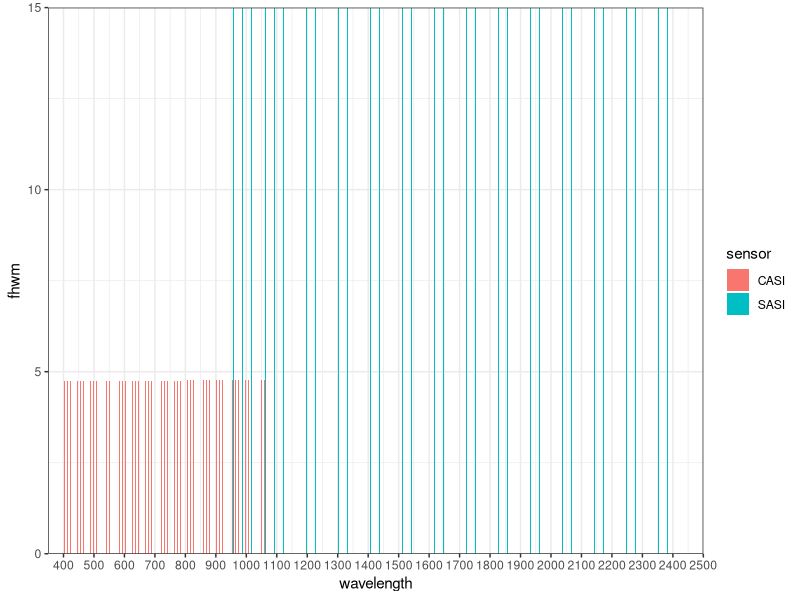

This figure's R source:
## CASI specifications -----

band_names_casi <- c(1:144)

wavelengths_casi <- c(
  379.799988,  384.549988,  389.299988,  394.049988,  398.799988,  403.549988,
  408.299988,  413.049988,  417.799988,  422.559998,  427.309998,  432.059998,
  436.809998,  441.559998,  446.309998,  451.059998,  455.809998,  460.559998,
  465.309998,  470.059998,  474.809998,  479.559998,  484.309998,  489.059998,
  493.809998,  498.559998,  503.309998,  508.059998,  512.809998,  517.559998,
  522.309998,  527.059998,  531.809998,  536.559998,  541.309998,  546.059998,
  550.809998,  555.559998,  560.309998,  565.059998,  569.809998,  574.559998,
  579.309998,  584.059998,  588.809998,  593.559998,  598.309998,  603.059998,
  607.809998,  612.570007,  617.320007,  622.070007,  626.820007,  631.570007,
  636.320007,  641.070007,  645.820007,  650.570007,  655.320007,  660.070007,
  664.830017,  669.580017,  674.330017,  679.080017,  683.830017,  688.580017,
  693.340027,  698.090027,  702.840027,  707.590027,  712.340027,  717.090027,
  721.849976,  726.599976,  731.349976,  736.099976,  740.859985,  745.609985,
  750.359985,  755.109985,  759.869995,  764.619995,  769.380005,  774.130005,
  778.880005,  783.640015,  788.390015,  793.140015,  797.900024,  802.650024,
  807.409973,  812.159973,  816.909973,  821.669983,  826.419983,  831.179993,
  835.929993,  840.690002,  845.440002,  850.200012,  854.960022,  859.710022,
  864.469971,  869.219971,  873.979980,  878.729980,  883.489990,  888.250000,
  893.010010,  897.760010,  902.520020,  907.280029,  912.030029,  916.789978,
  921.549988,  926.309998,  931.070007,  935.830017,  940.580017,  945.340027,
  950.099976,  954.859985,  959.619995,  964.380005,  969.140015,  973.900024,
  978.659973,  983.419983,  988.179993,  992.940002,  997.700012, 1002.460022,
  1007.219971, 1011.979980, 1016.750000, 1021.510010, 1026.270020, 1031.030029,
  1035.800049, 1040.560059, 1045.319946, 1050.079956, 1054.849976, 1059.609985
)
  
fwhm_casi <- c(
  4.750000, 4.750000, 4.750000, 4.750000, 4.750000, 4.750000, 4.750000,
  4.750000, 4.750000, 4.750000, 4.750000, 4.750000, 4.750000, 4.750000,
  4.750000, 4.750000, 4.750000, 4.750000, 4.750000, 4.750000, 4.750000,
  4.750000, 4.750000, 4.750000, 4.750000, 4.750000, 4.750000, 4.750000,
  4.750000, 4.750000, 4.750000, 4.750000, 4.750000, 4.750000, 4.750000,
  4.750000, 4.750000, 4.750000, 4.750000, 4.750000, 4.750000, 4.750000,
  4.750000, 4.750000, 4.750000, 4.750000, 4.750000, 4.750000, 4.750000,
  4.750000, 4.750000, 4.750000, 4.750000, 4.750000, 4.750000, 4.750000,
  4.750000, 4.750000, 4.750000, 4.750000, 4.750000, 4.750000, 4.750000,
  4.750000, 4.750000, 4.750000, 4.750000, 4.750000, 4.750000, 4.750000,
  4.750000, 4.750000, 4.750000, 4.750000, 4.750000, 4.750000, 4.750000,
  4.750000, 4.750000, 4.750000, 4.750000, 4.750000, 4.750000, 4.750000,
  4.750000, 4.750000, 4.750000, 4.750000, 4.750000, 4.750000, 4.760000,
  4.750000, 4.760000, 4.750000, 4.760000, 4.760000, 4.760000, 4.760000,
  4.760000, 4.760000, 4.760000, 4.760000, 4.760000, 4.760000, 4.760000,
  4.760000, 4.760000, 4.760000, 4.760000, 4.760000, 4.760000, 4.760000,
  4.760000, 4.760000, 4.760000, 4.760000, 4.760000, 4.760000, 4.760000,
  4.760000, 4.760000, 4.760000, 4.760000, 4.760000, 4.760000, 4.760000,
  4.760000, 4.760000, 4.760000, 4.760000, 4.760000, 4.760000, 4.760000,
  4.760000, 4.760000, 4.760000, 4.760000, 4.760000, 4.760000, 4.760000,
  4.760000, 4.760000, 4.760000, 4.760000
)

sensor_casi <- rep("CASI", 144)

## SASI bands -----

band_names_sasi <- c(1:100)


wavelengths_sasi <- c(
  957.500000,  972.500000,  987.500000, 1002.500000, 1017.500000, 1032.500000,
  1047.500000, 1062.500000, 1077.500000, 1092.500000, 1107.500000, 1122.500000,
  1137.500000, 1152.500000, 1167.500000, 1182.500000, 1197.500000, 1212.500000,
  1227.500000, 1242.500000, 1257.500000, 1272.500000, 1287.500000, 1302.500000,
  1317.500000, 1332.500000, 1347.500000, 1362.500000, 1377.500000, 1392.500000,
  1407.500000, 1422.500000, 1437.500000, 1452.500000, 1467.500000, 1482.500000,
  1497.500000, 1512.500000, 1527.500000, 1542.500000, 1557.500000, 1572.500000,
  1587.500000, 1602.500000, 1617.500000, 1632.500000, 1647.500000, 1662.500000,
  1677.500000, 1692.500000, 1707.500000, 1722.500000, 1737.500000, 1752.500000,
  1767.500000, 1782.500000, 1797.500000, 1812.500000, 1827.500000, 1842.500000,
  1857.500000, 1872.500000, 1887.500000, 1902.500000, 1917.500000, 1932.500000,
  1947.500000, 1962.500000, 1977.500000, 1992.500000, 2007.500000, 2022.500000,
  2037.500000, 2052.500000, 2067.500000, 2082.500000, 2097.500000, 2112.500000,
  2127.500000, 2142.500000, 2157.500000, 2172.500000, 2187.500000, 2202.500000,
  2217.500000, 2232.500000, 2247.500000, 2262.500000, 2277.500000, 2292.500000,
  2307.500000, 2322.500000, 2337.500000, 2352.500000, 2367.500000, 2382.500000,
  2397.500000, 2412.500000, 2427.500000, 2442.500000
)

fwhm_sasi <- c(
  15.000000, 15.000000, 15.000000, 15.000000, 15.000000, 15.000000, 15.000000,
  15.000000, 15.000000, 15.000000, 15.000000, 15.000000, 15.000000, 15.000000,
  15.000000, 15.000000, 15.000000, 15.000000, 15.000000, 15.000000, 15.000000,
  15.000000, 15.000000, 15.000000, 15.000000, 15.000000, 15.000000, 15.000000,
  15.000000, 15.000000, 15.000000, 15.000000, 15.000000, 15.000000, 15.000000,
  15.000000, 15.000000, 15.000000, 15.000000, 15.000000, 15.000000, 15.000000,
  15.000000, 15.000000, 15.000000, 15.000000, 15.000000, 15.000000, 15.000000,
  15.000000, 15.000000, 15.000000, 15.000000, 15.000000, 15.000000, 15.000000,
  15.000000, 15.000000, 15.000000, 15.000000, 15.000000, 15.000000, 15.000000,
  15.000000, 15.000000, 15.000000, 15.000000, 15.000000, 15.000000, 15.000000,
  15.000000, 15.000000, 15.000000, 15.000000, 15.000000, 15.000000, 15.000000,
  15.000000, 15.000000, 15.000000, 15.000000, 15.000000, 15.000000, 15.000000,
  15.000000, 15.000000, 15.000000, 15.000000, 15.000000, 15.000000, 15.000000,
  15.000000, 15.000000, 15.000000, 15.000000, 15.000000, 15.000000, 15.000000,
  15.000000, 15.000000
)

sensor_sasi <- rep("SASI", 100)


## Combine data in data frame -----

df_casi <- data.frame("name" = band_names_casi, "wavelength" = wavelengths_casi, "fhwm" = fwhm_casi, "sensor" = sensor_casi)
df_sasi <- data.frame("name" = band_names_sasi, "wavelength" = wavelengths_sasi, "fhwm" = fwhm_sasi, "sensor" = sensor_sasi)

df_full <- rbind(df_casi, df_sasi)

min(df_full$wavelength)
max(df_full$wavelength)
## Plot -----

require(ggplot2)

ggplot(data = df_full, aes(x=wavelength, y = fhwm, fill = sensor)) +
  geom_col(width = 1) +
  scale_x_continuous(limits = c(350, 2500), breaks = seq(0, 2500, 100), expand = c(0,0), ) +
  scale_y_continuous(expand = c(0,0)) +
  theme_bw()
